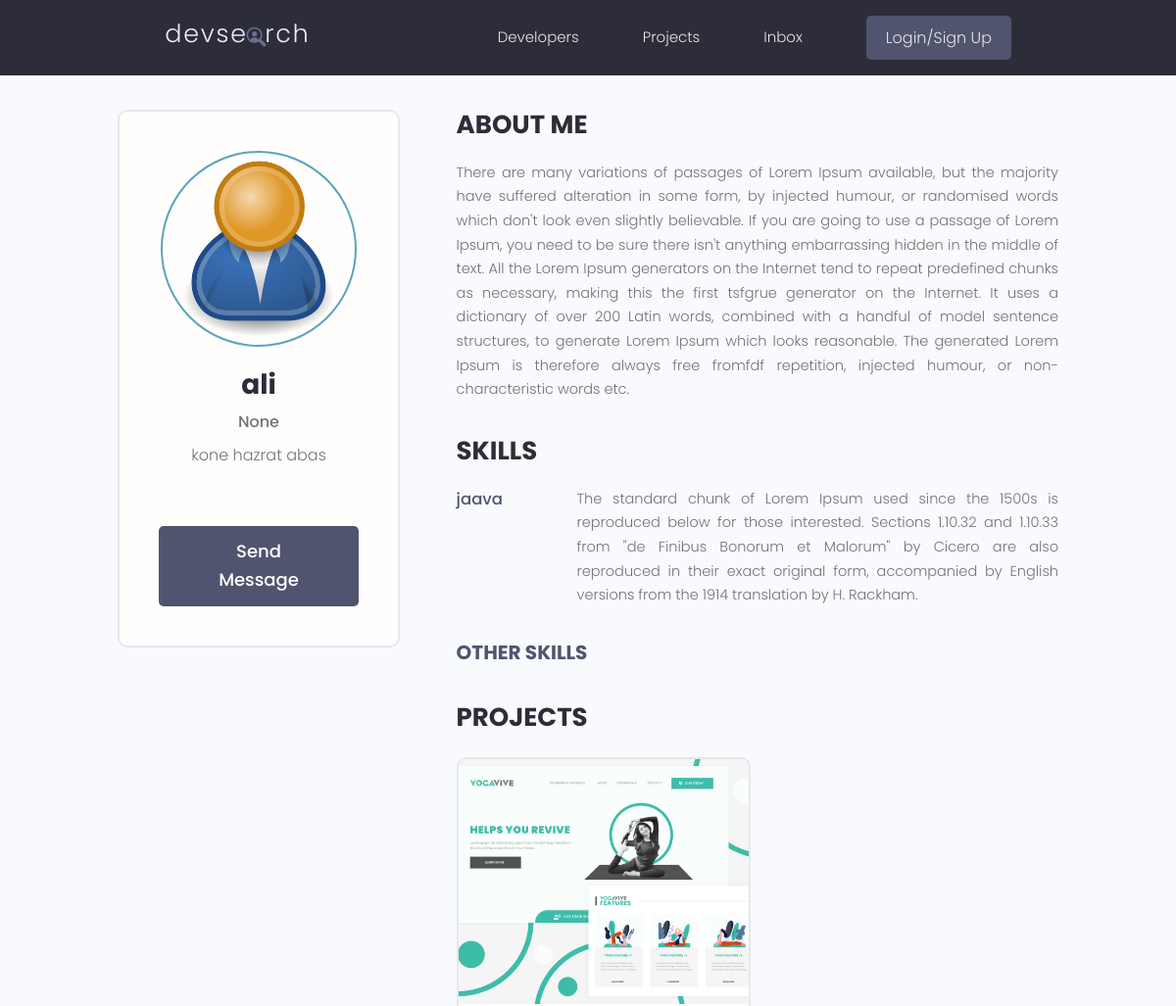
Page /user-profile/b66199a4-8186-4c32-8e59-c784efaddd38/ (upper part) on the earlier database version.
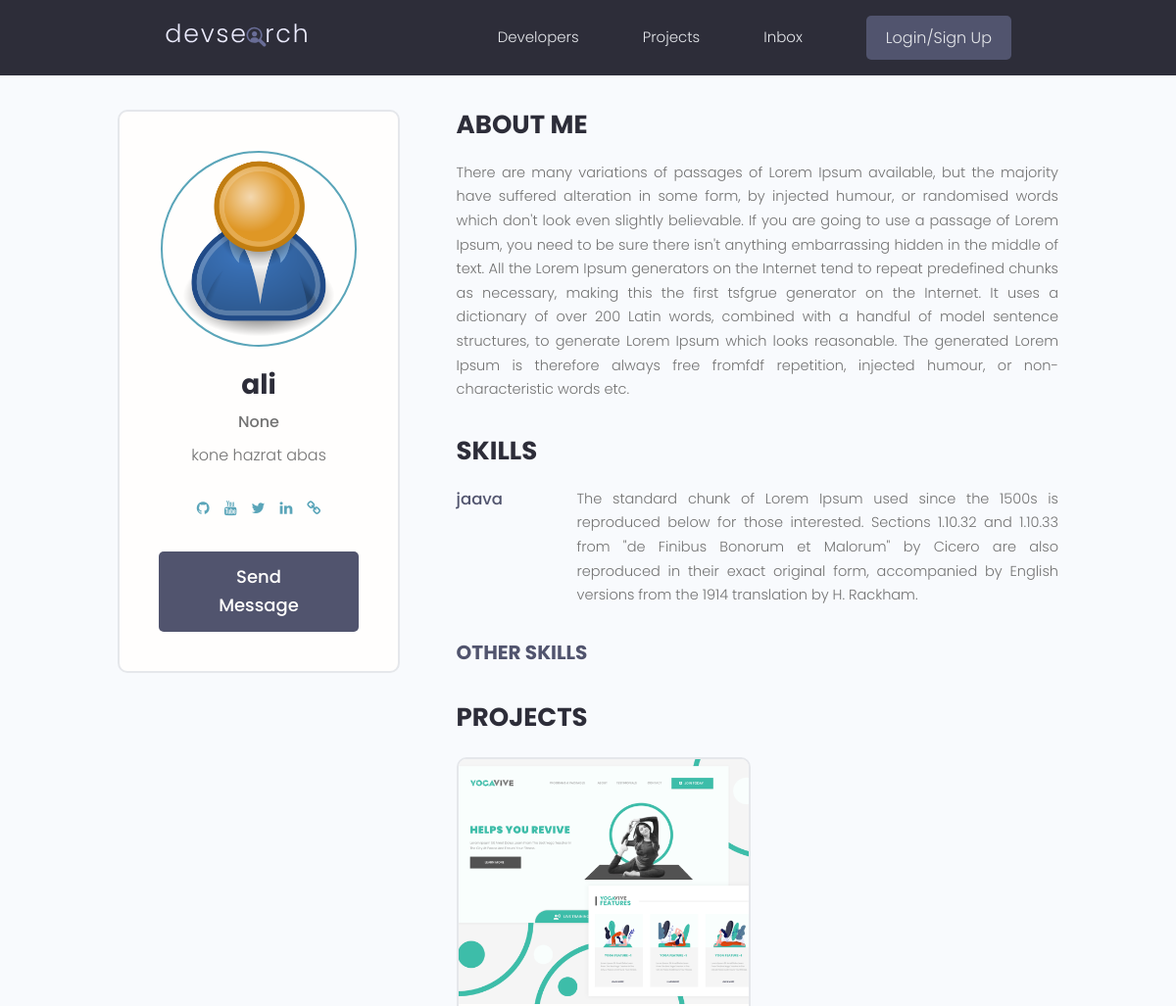
Same page on the later database version.
### users/views.py (the view)
# urls.py: path('user-profile/<str:pk>/', views.userprofile, name='user-profile'),
def userprofile(request, pk):
      profile = Profile.objects.get(id=pk)
      skills = profile.skill_set.all()
      context = {'profile':profile,'skills':skills }
      return render(request, 'users/user-profile.html', context)

### projects/models.py (called while the page is built)
      def __str__(self):
            return self.name

### users/models.py (called while the page is built)
      def __str__(self):
            return str(self.user.username)

### users/templates/users/user-profile.html (shortened to what this page needs)
{% extends "base.html" %}
{% load static %}
{% block content %}
  <main class="profile my-md">
      <div class="container">
        <div class="layout">
          <div class="column column--1of3">
            <div class="card text-center">
              <div class="card__body dev">
                <img class="avatar avatar--xl" src="{{ profile.profile_image.url  }}" />
                <h2 class="dev__name">{{profile.name}}</h2>
                <p class="dev__title">{{profile.short_intro}}</p>
                <p class="dev__location">{{profile.location}}</p>
                <ul class="dev__social">
                  {%if profile.social_github %}
                  <li>
                    <a title="Github" href="{{profile.social_github}}" target="_blank"><i class="fa fa-github"></i></a>
                  </li>
                  {% endif %}
                  {%if profile.social_youtube %}
                  <li>
                    <a title="Stackoverflow" href="{{profile.social_youtube}}" target="_blank"><i class="fa fa-youtube"></i></a>
                  </li>
                  {% endif %}
                  {% if profile.social_twitter %}
                  <li>
                    <a title="Twitter" href="{{profile.social_twitter}}" target="_blank"><i class="fa fa-twitter"></i></a>
                  </li>
                  {% endif %}
                  {% if profile.social_linkdin %}
                  <li>
                    <a title="LinkedIn" href="{{profile.social_linkdin}}" target="_blank"><i class="fa fa-linkedin"></i></a>
                  </li>
                  {% endif %}
                  {% if profile.social_website %}
                  <li>
                    <a title="Personal Website" href="{{profile.social_website}}" target="_blank"><i class="fa fa-link"></i></a>
                  </li>
                  {% endif %}
                </ul>
                <a href="#" class="btn btn--sub btn--lg">Send Message </a>
              </div>
            </div>
          </div>
          <div class="column column--2of3">
            <div class="devInfo">
              <h3 class="devInfo__title">About Me</h3>
              <p class="devInfo__about">
                  {%if profile.bio != ''%}
                        {{profile.bio}}
                  {% endif %}
              </p>
            </div>
            <div class="devInfo">
              <h3 class="devInfo__title">Skills</h3>
              <div class="devInfo__skills">
                  {% for skill in skills %}
                        <div class="devSkill">
                              {%if skill.description %}
                                    <h4 class="devSkill__title">{{skill.name}}</h4>
                                    <p class="devSkill__info">
                                    {%if skill.description %}
                                          {{skill.description}}
                                    {% endif %}
                                    </p>
                              {% endif %}
                        </div>
                  {% endfor %}
                <h3 class="devInfo__subtitle">Other Skills</h3>
              </div>
            </div>
            <div class="devInfo">
              <h3 class="devInfo__title">Projects</h3>
              <div class="grid grid--two">
                <div class="column">
                  {%for project in profile.project_set.all%}
                        <div class="card project">
                        <a href="/single{{project.id}}" class="project">
                        <img class="project__thumbnail" src="{{ project.featured_image.url }}" alt="project thumbnail" />
                        </a>
                        </div>
                  {% endfor %}
                </div>
              </div>
            </div>
          </div>
        </div>
      </div>
    </main>{% endblock content %}

Differences in the rows shown:
changed Profile "ali": social_github empty → "fasdfas.com" (drawn); social_youtube empty → "ali.com" (drawn); social_twitter empty → "sfaf.com" (drawn); social_linkdin empty → "csfdf.co" (drawn); social_website empty → "ali.com" (drawn)
